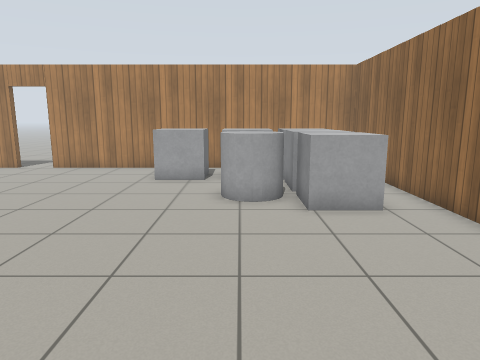
view 1 (above)

16 first-person views from a walk through a world built for the Gazebo simulator. The camera is 1.2 m above the floor, tilts 10° down and sees 70° across. The floor is counted in squares, 0.5 m on a side. Each view is taken from the middle of a square. On the plan, view 1 faces up. The plan holds only what a view shows up to about 19 squares ahead; the rest is blank. Gazebo's built-in surfaces are drawn with simple patterns.

view 2
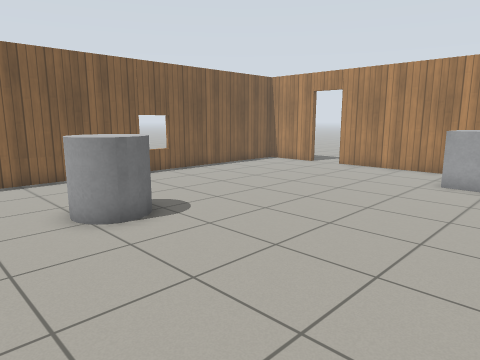

view 3
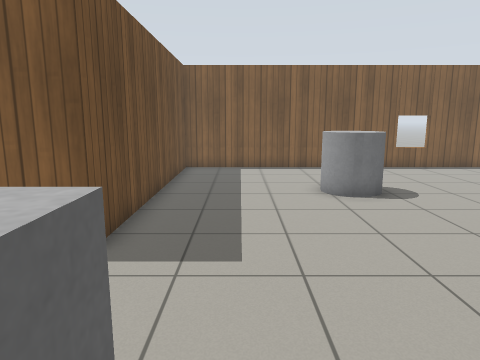

view 4
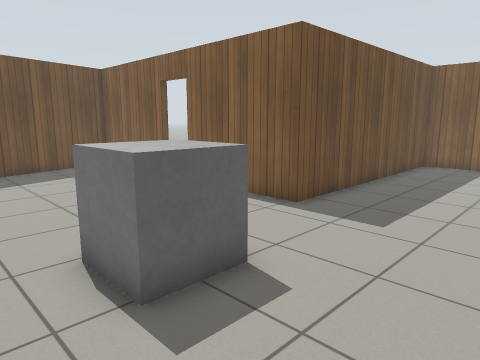

view 5
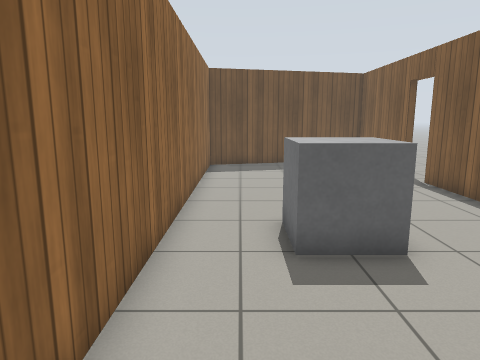

view 6
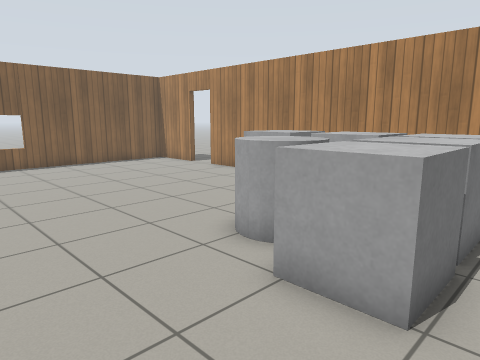

view 7
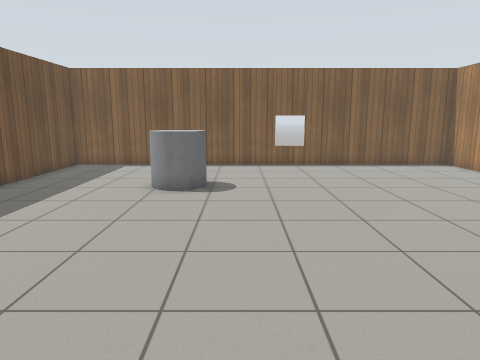

view 8
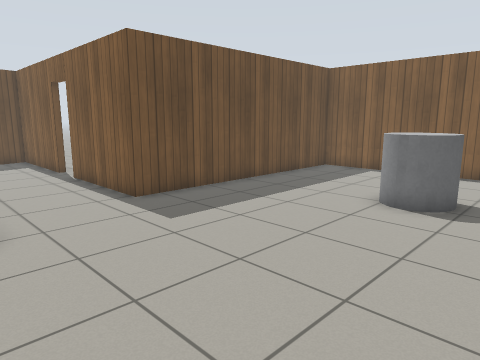

view 9
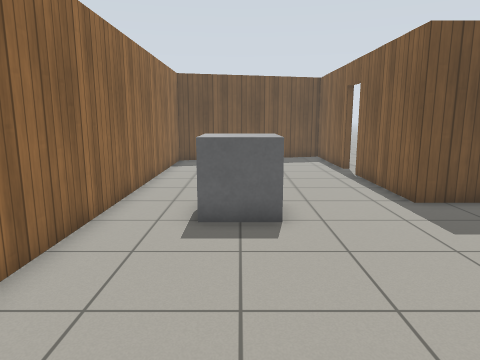

view 10
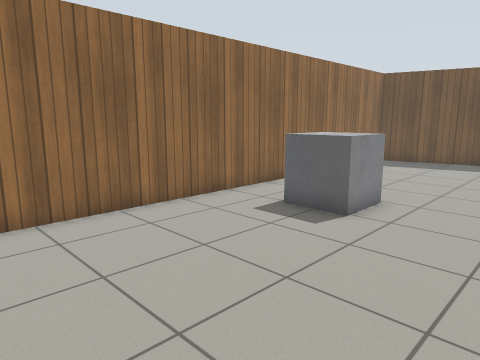

view 11
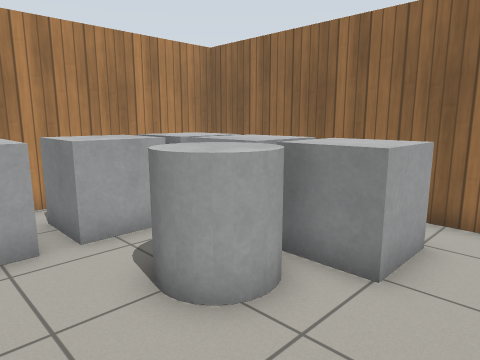

view 12
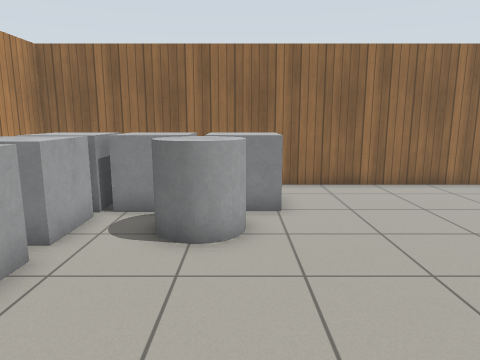

view 13
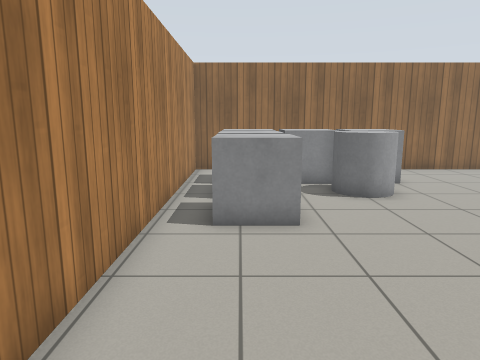

view 14
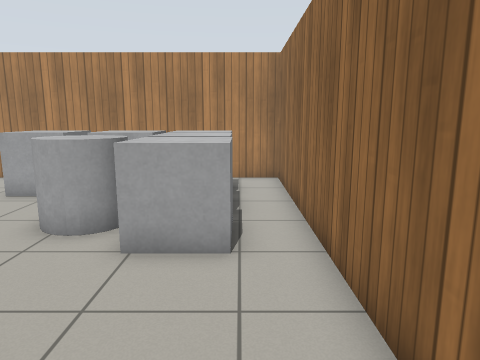

view 15
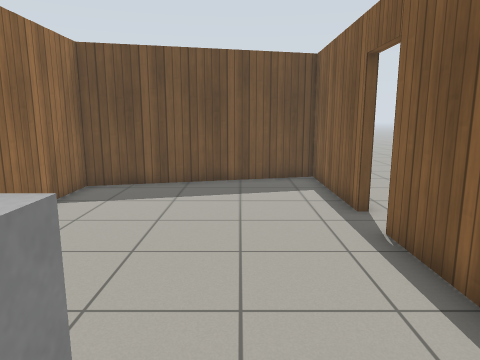

view 16
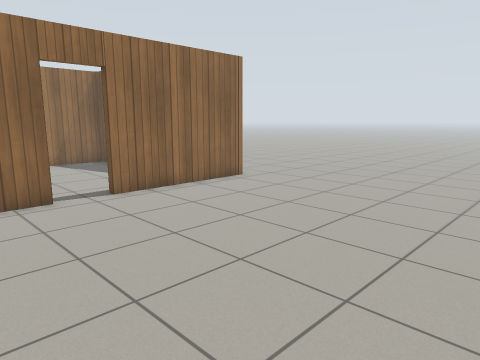

### Floor plan
Points are (right, up) in squares from view 1. A wall is a line through its corners. A room is listed if a view was taken in it or the views show most of it. See-through windows are left out.
Room 1 (views 1, 2, 3, 4, 5, 6, 7, 8, 9, 10, 11, 12, 13, 14, 15)
walls: (-3.1, -9.8) (-3.1, -15.4) (5.6, -13.3) (5.6, 17.2) (-9.5, 17.2); (-11.1, 17.2) (-14.3, 17.2) (-14.3, -2.7) (-3.1, -2.7) (-3.1, -8)
ways out: open door at (-10.5, 17) to room 2; open door at (-3, -8.5) to room 2
objects: grey cylinder (-9, 3) to (-8, 5); grey box (-3, 14) to (-2, 15); grey cylinder (0, 10) to (1, 12); grey box (0, 14) to (1, 15); grey box (1, -3) to (3, -1); grey box (2, 9) to (4, 11); grey box (2, 12) to (4, 13); grey box (2, 14) to (3, 15)
Room 2 (view 16)
walls: (-3.4, -8) (-3.4, -6.6); (-3.4, -15.8) (-3.4, -9.8)
ways out: open door at (-10.5, 17) to room 1; open door at (-3, -8.5) to room 1

Where each view was taken, in squares from view 1:
view 1: 0 up, 0 right, facing up
view 2: 0 up, 0 right, facing up-left
view 3: 0 up, 3 right, facing left
view 4: 3 up, 5 right, facing down-left
view 5: 5 up, 4 right, facing down
view 6: 5 up, 5 right, facing up-left
view 7: 6 up, 4 right, facing left
view 8: 7 up, 2 right, facing down-left
view 9: 7 up, 2 right, facing down
view 10: 7 up, 3 left, facing down-right
view 11: 7 up, 3 left, facing up-right
view 12: 10 up, 7 left, facing right
view 13: 15 up, 11 left, facing right
view 14: 3 up, 4 right, facing up
view 15: 1 down, 0 right, facing down
view 16: 5 down, 14 left, facing down-right
